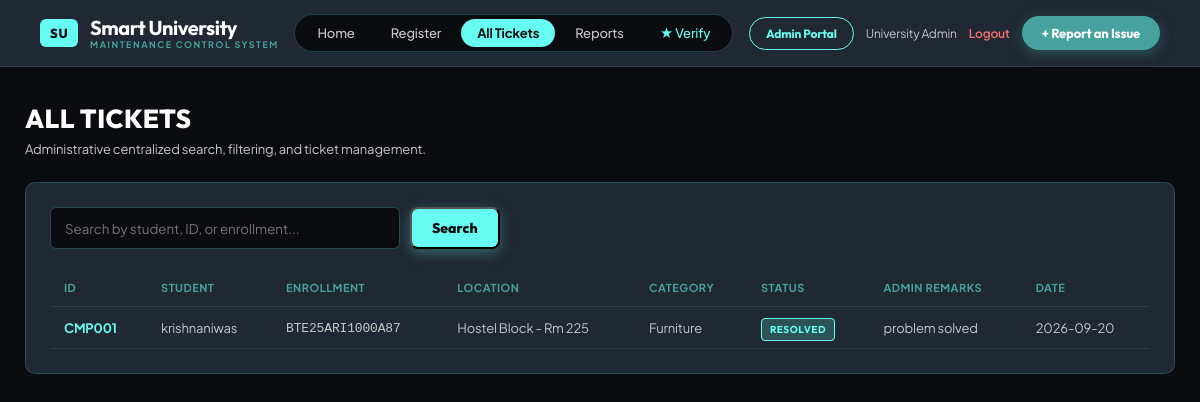
Screenshot of /tickets (signed in) with the database file from the repository.
### tables this page shows
CREATE TABLE complaints (
            id INTEGER PRIMARY KEY AUTOINCREMENT,
            complaint_id TEXT UNIQUE,
            enrollment_no TEXT,
            student_name TEXT,
            department TEXT,
            building TEXT,
            room_no TEXT,
            category TEXT,
            problem TEXT,
            priority TEXT,
            status TEXT,
            date TEXT,
            admin_remarks TEXT DEFAULT 'Pending verification by administration'
        );

### app.py (the view)
@app.route('/tickets')
def tickets():
    if 'user' not in session or session['user'].get('role') != 'admin':
        flash("Access Denied: Only College Admin can view all campus tickets.", "danger")
        return redirect(url_for('login'))
    search = request.args.get('search', '')
    conn = sqlite3.connect("data/campus.db")
    cursor = conn.cursor()
    if search:
        cursor.execute('''
            SELECT complaint_id, student_name, building, room_no, category, status, date, enrollment_no, admin_remarks
            FROM complaints
            WHERE student_name LIKE ? OR complaint_id LIKE ? OR enrollment_no LIKE ?
            ORDER BY id DESC
        ''', (f'%{search}%', f'%{search}%', f'%{search}%'))
    else:
        cursor.execute('''
            SELECT complaint_id, student_name, building, room_no, category, status, date, enrollment_no, admin_remarks
            FROM complaints
            ORDER BY id DESC
        ''')
    all_tickets = cursor.fetchall()
    conn.close()
    return render_template('index.html', active_tab='tickets', all_tickets=all_tickets, search=search)

### templates/index.html (shortened to what this page needs)
<!DOCTYPE html>
<html lang="en">
<head>
</head>
<body>
    <header>
        <div class="brand-container">
            <div class="brand-badge">SU</div>
            <div>
                <div class="brand-title">Smart University</div>
                <div class="brand-subtitle">Maintenance Control System</div>
            </div>
        </div>
        <div class="nav-pill-group">
            <a href="/" class="{{ 'active' if active_tab == 'hero' else '' }}">Home</a>
            <a href="/register" class="{{ 'active' if active_tab == 'register' else '' }}">Register</a>
            {% if session.get('user') and session['user'].get('role') == 'admin' %}
            <a href="/tickets" class="{{ 'active' if active_tab == 'tickets' else '' }}">All Tickets</a>
            <a href="/reports" class="{{ 'active' if active_tab == 'reports' else '' }}">Reports</a>
            <a href="/admin/verify" class="{{ 'active' if active_tab == 'admin_verify' else '' }}" style="color: var(--accent-cyan);">★ Verify</a>
            {% endif %}
        </div>
        <div style="display: flex; align-items: center; gap: 12px;">
            <a href="/admin/verify" class="btn-admin-portal">Admin Portal</a>
            {% if session.get('user') %}
                <span style="font-size: 12px; color: var(--text-silver);">{{ session['user']['name'] }}</span>
                <a href="/logout" style="color: #f87171; text-decoration: none; font-size: 12px; font-weight: 600;">Logout</a>
            {% else %}
                <a href="/login" style="color: var(--accent-cyan); text-decoration: none; font-size: 13px; font-weight: 600;">Login</a>
                <a href="/signup" style="color: var(--text-silver); text-decoration: none; font-size: 13px; font-weight: 600;">Sign Up</a>
            {% endif %}
            <a href="/register" class="btn-report-orange">+ Report an Issue</a>
        </div>
    </header>
    {% if active_tab == 'hero' %}
    <div class="hero-viewport">
        <div class="hero-left">
            <div class="hero-tag">
                <span></span> Live across 6 campus buildings
            </div>
            <h1 class="hero-heading">
                Every Squeak, Leak,<br>
                and Flicker —<br>
                <span>Logged, Tracked,</span><br>
                Fixed.
            </h1>
            <p class="hero-desc">
                Smart University turns scattered maintenance complaints into a single work-order board — from the moment a student reports a broken fan to the day a technician closes the ticket.
            </p>
            <div class="hero-buttons">
                <a href="/register" class="btn-cyan">Register an Issue &rarr;</a>
            </div>
        </div>
        <div class="blueprint-board">
            <div class="pin-card pin-1">
                <div><span class="pin-dot pin-orange"></span>Block A &bull; Rm 204</div>
                <small>Fan not working</small>
            </div>
            <div class="pin-card pin-2">
                <div><span class="pin-dot pin-red"></span>Library</div>
                <small>Wi-Fi down</small>
            </div>
            <div class="pin-card pin-3">
                <div><span class="pin-dot pin-blue"></span>Computer Lab</div>
                <small>Projector fault</small>
            </div>
            <div class="pin-card pin-4">
                <div><span class="pin-dot pin-green"></span>Block C &bull; Rm 118</div>
                <small>Tap leakage</small>
            </div>
        </div>
    </div>
    {% elif active_tab == 'tickets' %}
    <div class="view-container">
        <div class="page-header-title">ALL TICKETS</div>
        <div class="page-header-desc">Administrative centralized search, filtering, and ticket management.</div>
        <div class="dark-table-card">
            <form method="GET" style="margin-bottom: 20px; display: flex; gap: 10px;">
                <input type="text" name="search" value="{{ search|default('') }}" placeholder="Search by student, ID, or enrollment..." style="padding: 10px 14px; width: 350px; background: var(--bg-obsidian); border: 1px solid rgba(69, 162, 158, 0.4); color: #fff; border-radius: 6px; font-family: inherit;">
                <button type="submit" class="btn-cyan" style="padding: 10px 20px; cursor: pointer;">Search</button>
            </form>
            <table>
                <tr>
                    <th>ID</th>
                    <th>STUDENT</th>
                    <th>ENROLLMENT</th>
                    <th>LOCATION</th>
                    <th>CATEGORY</th>
                    <th>STATUS</th>
                    <th>ADMIN REMARKS</th>
                    <th>DATE</th>
                </tr>
                {% for t in all_tickets|default([]) %}
                <tr>
                    <td><b style="color: var(--accent-cyan);">{{ t[0] }}</b></td>
                    <td>{{ t[1] }}</td>
                    <td><code style="color: var(--text-silver);">{{ t[7] }}</code></td>
                    <td>{{ t[2] }} - Rm {{ t[3] }}</td>
                    <td>{{ t[4] }}</td>
                    <td><span class="badge badge-{{ t[5].lower().replace(' ', '-') }}">{{ t[5] }}</span></td>
                    <td style="color: var(--text-silver);">{{ t[8] }}</td>
                    <td>{{ t[6] }}</td>
                </tr>
                {% endfor %}
            </table>
        </div>
    </div>
    {% endif %}
</body>
</html>

### templates/index.html (style rules this page uses)
:root { --bg-obsidian: #0B0C10; --bg-slate: #1F2833; --text-silver: #C5C6C7; --accent-cyan: #66FCF1; --accent-teal: #45A29E; --pure-white: #ffffff; }
* { box-sizing: border-box; margin: 0; padding: 0; }
body { background-color: var(--bg-obsidian); color: var(--text-silver); font-family: 'Plus Jakarta Sans', -apple-system, BlinkMacSystemFont, sans-serif; min-height: 100vh; letter-spacing: -0.01em; }
header { background-color: var(--bg-slate); display: flex; justify-content: space-between; align-items: center; padding: 14px 40px; border-bottom: 1px solid rgba(69, 162, 158, 0.25); }
.brand-container { display: flex; align-items: center; gap: 12px; }
.brand-badge { background: var(--accent-cyan); color: var(--bg-obsidian); font-family: 'Outfit', sans-serif; font-weight: 800; font-size: 13px; padding: 6px 10px; border-radius: 6px; letter-spacing: 0.5px; }
.brand-title { font-family: 'Outfit', sans-serif; font-size: 20px; font-weight: 700; color: var(--pure-white); letter-spacing: -0.5px; line-height: 1.1; }
.brand-subtitle { font-size: 9px; color: var(--accent-teal); letter-spacing: 1.5px; text-transform: uppercase; font-weight: 700; }
.nav-pill-group { background-color: var(--bg-obsidian); border: 1px solid rgba(69, 162, 158, 0.35); border-radius: 40px; padding: 4px 6px; display: flex; align-items: center; gap: 4px; }
.nav-pill-group a { color: var(--text-silver); text-decoration: none; font-size: 13px; font-weight: 500; padding: 6px 16px; border-radius: 30px; transition: all 0.2s ease; }
.nav-pill-group a.active { background-color: var(--accent-cyan); color: var(--bg-obsidian); font-weight: 700; }
.btn-admin-portal { background-color: transparent; color: var(--accent-cyan); font-family: 'Outfit', sans-serif; font-weight: 700; font-size: 12px; padding: 8px 16px; border-radius: 20px; text-decoration: none; border: 1px solid var(--accent-cyan); display: inline-flex; align-items: center; gap: 6px; transition: all 0.2s ease; }
.btn-report-orange { background-color: var(--accent-teal); color: var(--pure-white); font-family: 'Outfit', sans-serif; font-weight: 700; font-size: 13px; padding: 9px 20px; border-radius: 25px; text-decoration: none; display: inline-flex; align-items: center; gap: 6px; border: none; cursor: pointer; box-shadow: 0 4px 14px rgba(69, 162, 158, 0.35); transition: all 0.2s ease; }
.btn-cyan { background-color: var(--accent-cyan); color: var(--bg-obsidian); font-family: 'Outfit', sans-serif; font-weight: 800; font-size: 14px; padding: 12px 26px; border-radius: 8px; text-decoration: none; box-shadow: 0 4px 14px rgba(102, 252, 241, 0.3); transition: all 0.2s ease; }
.view-container { max-width: 1220px; margin: auto; padding: 35px 25px; }
.page-header-title { font-family: 'Outfit', sans-serif; font-size: 26px; font-weight: 800; letter-spacing: 0.5px; text-transform: uppercase; color: var(--pure-white); margin-bottom: 6px; }
.page-header-desc { color: var(--text-silver); font-size: 13px; margin-bottom: 25px; }
.dark-table-card { background-color: var(--bg-slate); border: 1px solid rgba(69, 162, 158, 0.3); border-radius: 10px; padding: 24px; }
table { width: 100%; border-collapse: collapse; }
th, td { padding: 12px 14px; text-align: left; border-bottom: 1px solid rgba(69, 162, 158, 0.2); font-size: 13px; }
th { color: var(--accent-teal); font-size: 11px; text-transform: uppercase; font-weight: 700; letter-spacing: 0.5px; }
td { color: var(--text-silver); }
.badge { font-family: 'Outfit', sans-serif; padding: 4px 8px; border-radius: 4px; font-size: 10px; font-weight: 700; text-transform: uppercase; letter-spacing: 0.5px; }
.badge-resolved { background-color: rgba(102, 252, 241, 0.2); color: var(--accent-cyan); border: 1px solid var(--accent-cyan); }

### rows the page displays
complaints: complaint "CMP001", student_name "krishnaniwas", enrollment_no "BTE25ARI1000A87", building "Hostel Block", room_no "225", category "Furniture", status "RESOLVED", admin_remarks "problem solved", date "2026-09-20"

### other values shown
{{ session['user']['name'] }} "University Admin"
